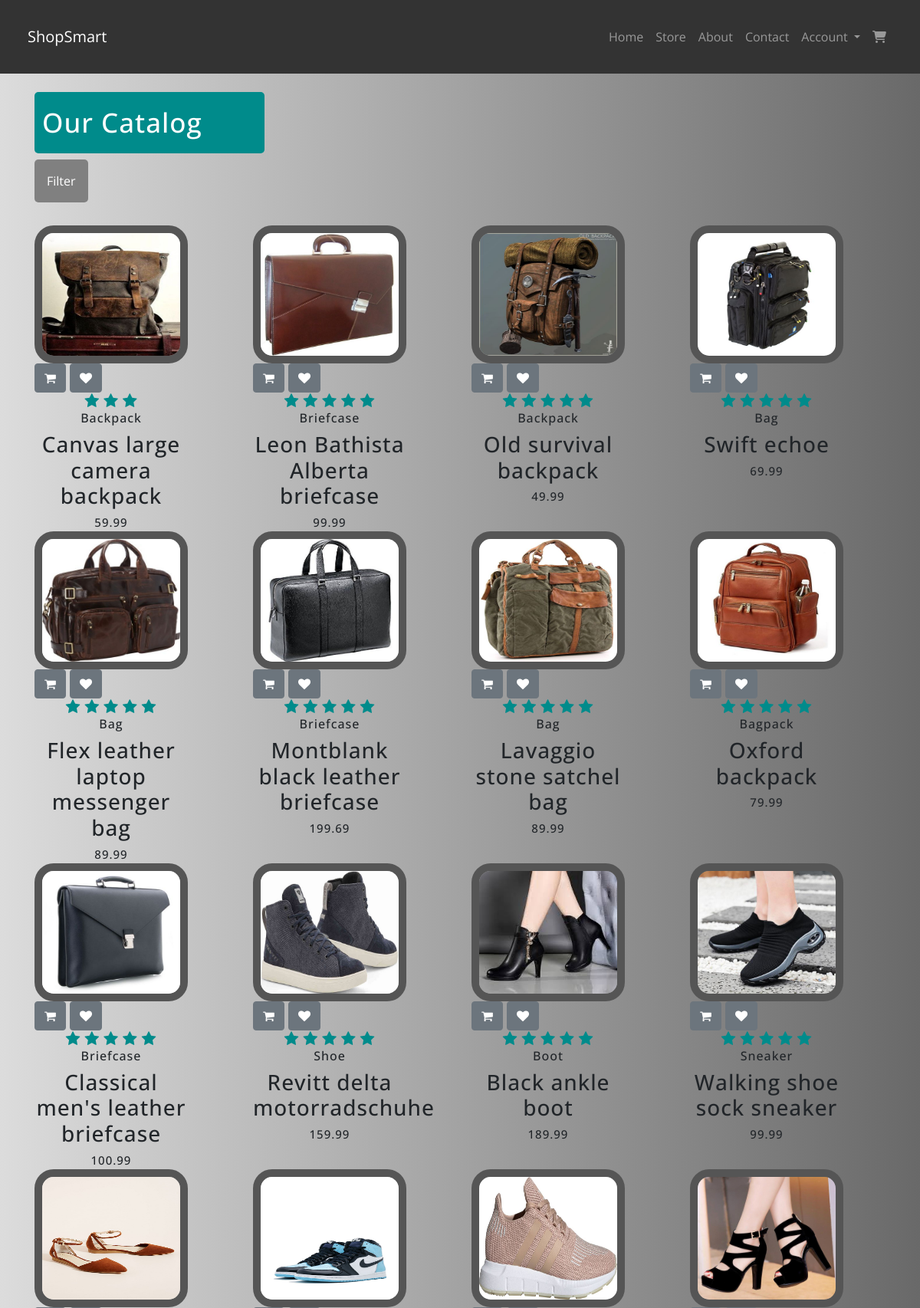
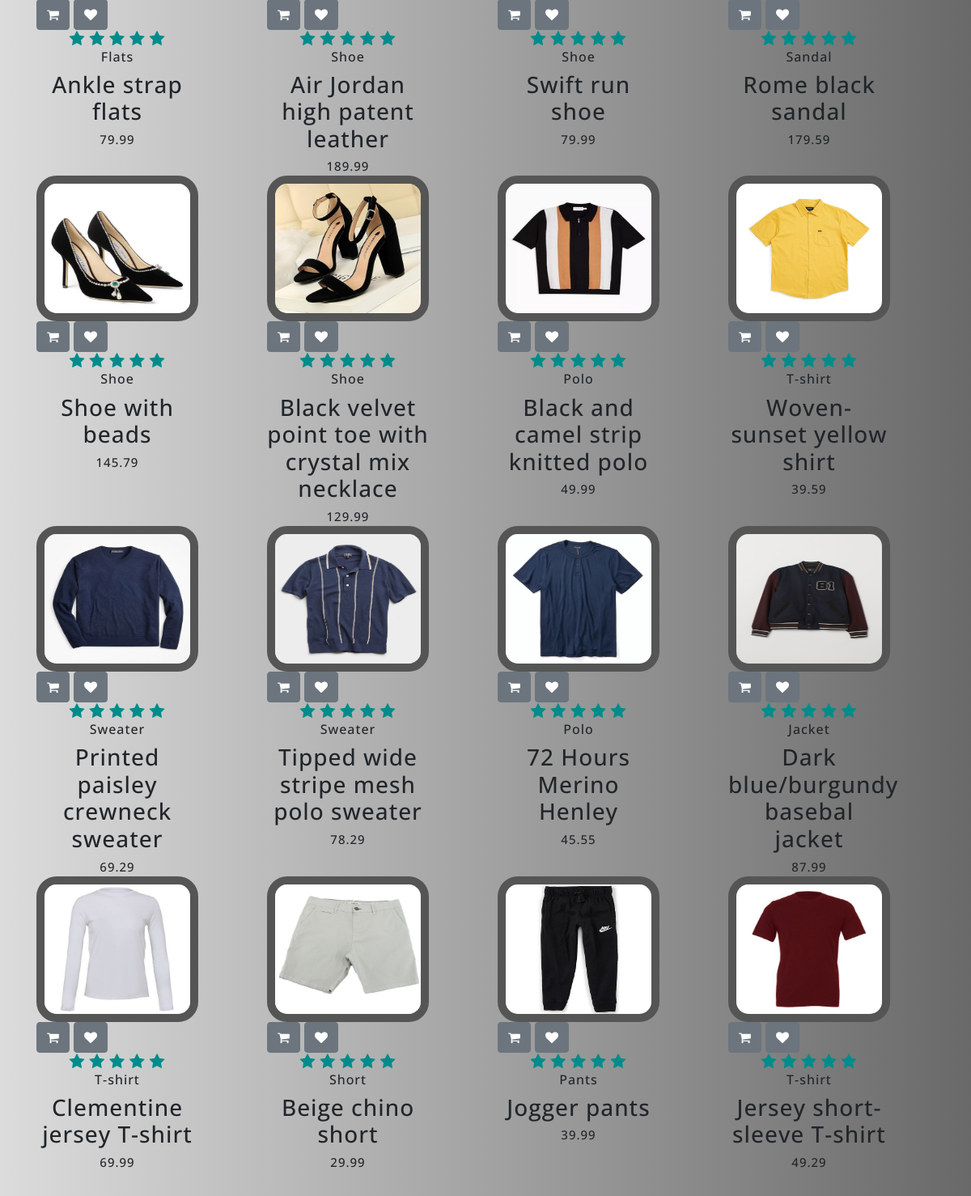
The app's page /store (upper part) with its own data (2 pictures, top to bottom).
### tables.py (models this page shows, shortened)
class Product(db.Model):
	prodID = db.Column(db.Integer, primary_key=True)
	name = db.Column(db.Text)
	price = db.Column(db.Numeric(scale=2))
	curinv = db.Column(db.Integer)
	rating = db.Column(db.Float)
	desc = db.Column(db.Text)

### server.py (the view)
@app.route('/store', methods=['GET', 'POST'])
def store():
    if request.method == "POST":
        req = dict(request.form)
        res = addtoCart(current_user.get_id(), req['id'], req['quan'])
        if res == -1:
            return str(-1)
        return str(len(getCart(current_user.get_id())))
    if current_user.is_authenticated:
        prods = Product.query.all()
        return render_template('store.html', user=current_user, products=prods, cart=len(getCart(current_user.get_id())))
    return render_template('store.html', products=Product.query.all())

### templates/store.html (shortened to what this page needs)
{% extends "base.html" %} {% block title %}Store Page{% endblock %}
 {% block content %}
<div class="container">
    <h2>Our Catalog</h2>
    <div class="filterButton">
        <button onclick="filterFunction()" class="dropbtn">Filter</button>
    </div>
    <div class="row">
	{% for prod in products %}
		<div class="col-md-3">
        <form action='/product' method='post'>
                    <div class="product-top">
                        <div class="overlay">
                           <a href="{{ url_for('product',  prodID=prod.prodID) }}"><img class="productImage" src="static/stocks/{{prod.prodID}}.jpg"></a>
                             <button type="button" class="btn btn-secondary" title="Add to Cart" onclick="addCart({{prod.prodID}})"><i class ="fa fa-shopping-cart"></i></button>
                            <button type="button" class="btn btn-secondary" title="Drop a Rating!"><i class="fa fa-heart"></i></button>
                    </div>
                </div>
                <div class="product-bottom text-center">
                {% for _ in range(0,prod.rating|int) %}
					<i class="fa fa-star"></i>
				{% endfor %}
                <h6>{{prod.name}}</h6>
                <h3>{{prod.desc}}</h3>
                <h5>{{prod.price}}</h5>
            </div>
        </div>
	{% endfor %}
	</div>
</div>
{% endblock %}

### static/styles/style_homepage.css (style rules this page uses)
body { font-family: 'Open Sans', sans-serif; }

### templates/store.html (style rules this page uses)
.dropbtn { background-color: gray; color: white; padding: 16px; font-size: 16px; border: none; cursor: pointer; border-radius: 5px; }
.filterButton { position: relative; display: inline-block; }
.container { width: 100%; margin-top: 2%; letter-spacing: 1px; }
body { background: linear-gradient(to right, #DCDCDC, #696969); width: 100%; height: 100vh; background-size: 100%; }
.container h2 { background: #008B8B; width: 300px; color: white; font-size: 35px; padding: 10px; height: 80px; border-radius: 5px; align-content: center; }
.row { margin-top: 30px; }
.productImage { width: 200px; display: inline-block; margin: 0 40px 0 0; height: 180px; border-radius: 25px; border: 10px solid #555; }
.product-bottom { width: 200px; display: inline-block; margin: 0 40px 0 0; height: 180px; }
.product-bottom h5 { font-size: 15px; padding-bottom: 10px; }
.product-bottom .fa { color: #008B8B; font-size: 20px; }

### records on screen
Product: shows a picture, name "Backpack", desc "Canvas large camera backpack", price "59.99"
Product: shows a picture, name "Briefcase", desc "Leon Bathista Alberta briefcase", price "99.99"
Product: shows a picture, name "Backpack", desc "Old survival backpack", price "49.99"
Product: shows a picture, name "Bag", desc "Swift echoe", price "69.99"
Product: shows a picture, name "Bag", desc "Flex leather laptop messenger bag", price "89.99"
Product: shows a picture, name "Briefcase", desc "Montblank black leather briefcase", price "199.69"
Product: shows a picture, name "Bag", desc "Lavaggio stone satchel bag", price "89.99"
Product: shows a picture, name "Bagpack", desc "Oxford backpack", price "79.99"
Product: shows a picture, name "Briefcase", desc "Classical men's leather briefcase", price "100.99"
Product: shows a picture, name "Shoe", desc "Revitt delta motorradschuhe", price "159.99"
Product: shows a picture, name "Boot", desc "Black ankle boot", price "189.99"
Product: shows a picture, name "Sneaker", desc "Walking shoe sock sneaker", price "99.99"
Product: shows a picture, name "Flats", desc "Ankle strap flats", price "79.99"
Product: shows a picture, name "Shoe", desc "Air Jordan high patent leather", price "189.99"
Product: shows a picture, name "Shoe", desc "Swift run shoe", price "79.99"
Product: shows a picture, name "Sandal", desc "Rome black sandal", price "179.59"
Product: shows a picture, name "Shoe", desc "Shoe with beads", price "145.79"
Product: shows a picture, name "Shoe", desc "Black velvet point toe with crystal mix necklace", price "129.99"
Product: shows a picture, name "Polo", desc "Black and camel strip knitted polo", price "49.99"
Product: shows a picture, name "T-shirt", desc "Woven-sunset yellow shirt", price "39.59"
Product: shows a picture, name "Sweater", desc "Printed paisley crewneck sweater", price "69.29"
Product: shows a picture, name "Sweater", desc "Tipped wide stripe mesh polo sweater", price "78.29"
Product: shows a picture, name "Polo", desc "72 Hours Merino Henley", price "45.55"
Product: shows a picture, name "Jacket", desc "Dark blue/burgundy basebal jacket", price "87.99"
Product: shows a picture, name "T-shirt", desc "Clementine jersey T-shirt", price "69.99"
Product: shows a picture, name "Short", desc "Beige chino short", price "29.99"
Product: shows a picture, name "Pants", desc "Jogger pants", price "39.99"
Product: shows a picture, name "T-shirt", desc "Jersey short-sleeve T-shirt", price "49.29"
